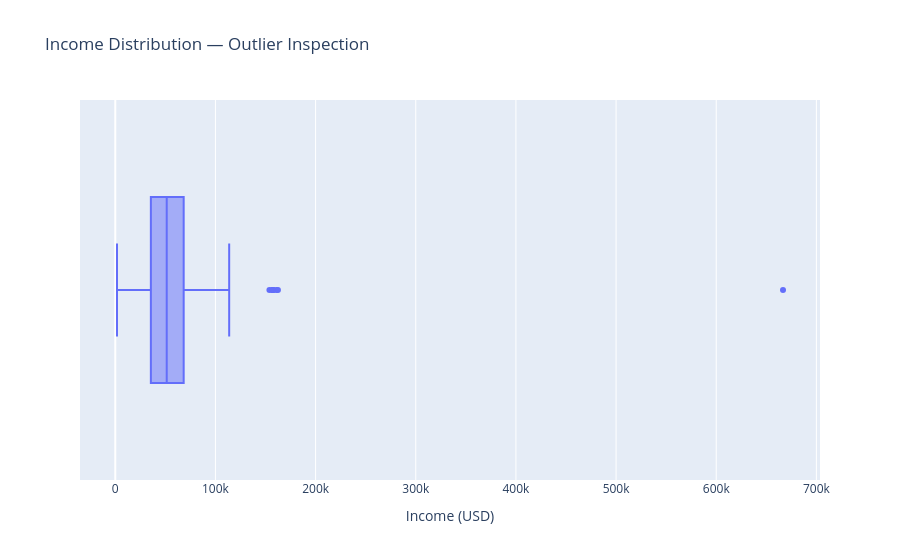

Here is the notebook cell this chart was saved with:
### Markdown cell above
### Outlier Detection — Income

Extreme income values distort the StandardScaler normalization step and compress the variance 
of the majority of customers into a narrow band. We use a boxplot to identify the outlier 
boundary before applying a hard cap.

### Code cell
fig = px.box(
    data_frame=df,
    x="Income",
    title="Income Distribution — Outlier Inspection"
)
fig.update_layout(xaxis_title="Income (USD)")
fig.show()

### Figure 1 — Plotly figure (JSON) as saved in the notebook; plotly's stock layout.template omitted (floating-point values rounded to 4 significant figures; data arrays with more than 128 entries replaced by an {"elided": "..."} marker saying what was removed)
{"data": [{"alignmentgroup": "True", "hovertemplate": "Income=%{x}<extra></extra>", "legendgroup": "", "marker": {"color": "#636efa"}, "name": "", "notched": false, "offsetgroup": "", "orientation": "h", "showlegend": false, "type": "box", "x": {"elided": "2240 float values"}, "x0": " ", "xaxis": "x", "y0": " ", "yaxis": "y"}], "layout": {"boxmode": "group", "legend": {"tracegroupgap": 0}, "title": {"text": "Income Distribution — Outlier Inspection"}, "xaxis": {"anchor": "y", "domain": [0, 1], "title": {"text": "Income (USD)"}}, "yaxis": {"anchor": "x", "domain": [0, 1]}}}
